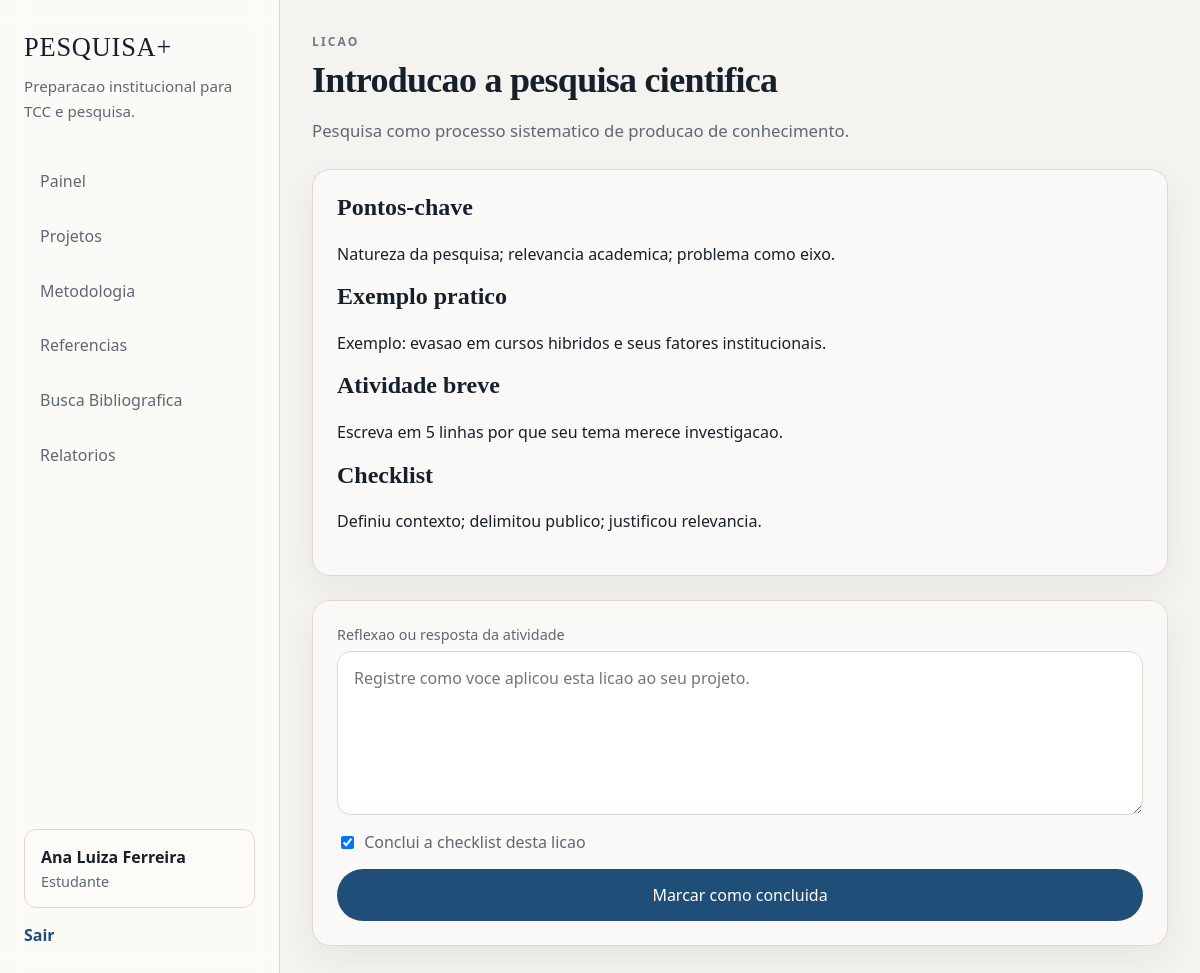
/methodology/lesson/1 (signed in), run on the app's committed database.
### app/models/domain.py (models this page shows, shortened)
class User(UserMixin, db.Model):
    __tablename__ = "users"
    id = db.Column(db.Integer, primary_key=True)
    full_name = db.Column(db.String(120), nullable=False)
    email = db.Column(db.String(120), unique=True, nullable=False, index=True)
    password_hash = db.Column(db.String(255), nullable=False)
    role_id = db.Column(db.Integer, db.ForeignKey("roles.id"), nullable=False)
    course_name = db.Column(db.String(120))
    institution = db.Column(db.String(120))
    created_at = db.Column(db.DateTime, default=utcnow, nullable=False)
    last_login_at = db.Column(db.DateTime)
    is_active_user = db.Column(db.Boolean, default=True, nullable=False)
    role = db.relationship("Role", back_populates="users")
    student_profile = db.relationship("StudentProfile", back_populates="user", uselist=False)
    teacher_profile = db.relationship("TeacherProfile", back_populates="user", uselist=False)
    student_projects = db.relationship(
        "ResearchProject",
        back_populates="student",
        foreign_keys="ResearchProject.student_id",
    )
    advised_projects = db.relationship(
        "ResearchProject",
        back_populates="advisor",
        foreign_keys="ResearchProject.advisor_id",
    )
    audit_logs = db.relationship("AuditLog", back_populates="user")
    report_snapshots = db.relationship("ReportSnapshot", back_populates="generated_by")
    @property
    def role_slug(self):
        return self.role.slug if self.role else None
    @property
    def active_project(self):
        if not self.student_projects:
            return None
        return sorted(self.student_projects, key=lambda item: item.updated_at or item.created_at, reverse=True)[0]
    @property
    def is_active(self):
        return self.is_active_user

class Role(db.Model):
    __tablename__ = "roles"
    id = db.Column(db.Integer, primary_key=True)
    slug = db.Column(db.String(50), unique=True, nullable=False)
    name = db.Column(db.String(80), nullable=False)
    description = db.Column(db.Text)
    users = db.relationship("User", back_populates="role")

class ModuleLesson(db.Model):
    __tablename__ = "module_lessons"
    id = db.Column(db.Integer, primary_key=True)
    module_id = db.Column(db.Integer, db.ForeignKey("methodology_modules.id"), nullable=False)
    slug = db.Column(db.String(60), unique=True, nullable=False)
    title = db.Column(db.String(120), nullable=False)
    summary = db.Column(db.Text)
    key_points = db.Column(db.Text)
    activity_prompt = db.Column(db.Text)
    practical_example = db.Column(db.Text)
    checklist_text = db.Column(db.Text)
    order_index = db.Column(db.Integer, default=0, nullable=False)
    module = db.relationship("MethodologyModule", back_populates="lessons")
    progress_entries = db.relationship("LessonProgress", back_populates="lesson", cascade="all, delete-orphan")

### app/methodology/routes.py (the view, shortened to what this page needs)
@methodology_bp.route("/lesson/<int:lesson_id>", methods=["GET", "POST"])
@login_required
def lesson_detail(lesson_id):
    lesson = ModuleLesson.query.get_or_404(lesson_id)
    return render_template("methodology/lesson_detail.html", lesson=lesson)

### app/__init__.py (called while the page is built)
def create_app(config_class=DevelopmentConfig):
    load_dotenv()
    app = Flask(__name__)
    app.config.from_object(config_class)
    db.init_app(app)
    login_manager.init_app(app)
    from .models import domain  # noqa: F401
    from .models import load_user  # noqa: F401
    app.register_blueprint(main_bp)
    app.register_blueprint(auth_bp)
    app.register_blueprint(projects_bp)
    app.register_blueprint(methodology_bp)
    app.register_blueprint(references_bp)
    app.register_blueprint(bibliographic_search_bp)
    app.register_blueprint(advisor_bp)
    app.register_blueprint(admin_bp)
    app.register_blueprint(reports_bp)
    register_commands(app)
    @app.context_processor
    def inject_shell():
        return {
            "app_name": app.config["APP_NAME"],
            "institution_name": app.config["INSTITUTION_NAME"],
        }
    return app

### app/models/__init__.py (called while the page is built)
@login_manager.user_loader
def load_user(user_id):
    return db.session.get(User, int(user_id))

### app/templates/methodology/lesson_detail.html (shortened to what this page needs)
{% extends 'base.html' %}
{% block content %}
<section class="page-shell narrow-shell">
    <div class="page-header">
        <p class="eyebrow">Licao</p>
        <h1 class="page-title">{{ lesson.title }}</h1>
        <p class="page-subtitle">{{ lesson.summary }}</p>
    </div>
    <div class="panel prose-panel">
        <h2>Pontos-chave</h2>
        <p>{{ lesson.key_points }}</p>
        <h2>Exemplo pratico</h2>
        <p>{{ lesson.practical_example }}</p>
        <h2>Atividade breve</h2>
        <p>{{ lesson.activity_prompt }}</p>
        <h2>Checklist</h2>
        <p>{{ lesson.checklist_text }}</p>
    </div>
    {% if current_user.role_slug == 'student' %}
        <form method="post" class="panel form-stack">
            <label class="field">
                <span>Reflexao ou resposta da atividade</span>
                <textarea name="reflection" rows="6" placeholder="Registre como voce aplicou esta licao ao seu projeto."></textarea>
            </label>
            <label class="checkbox-field"><input type="checkbox" name="checklist_done" value="1" checked> <span>Conclui a checklist desta licao</span></label>
            <button type="submit" class="button button-primary">Marcar como concluida</button>
        </form>
    {% endif %}
</section>
{% endblock %}

### app/templates/base.html (shortened to what this page needs)
<!doctype html>
<html lang="pt-BR">
<head>
    <link rel="stylesheet" href="{{ url_for('static', filename='css/app.css') }}">
</head>
<body class="{% if current_user.is_authenticated %}app-body{% else %}public-body{% endif %}">
    {% if current_user.is_authenticated %}<div class="app-shell">
        <aside class="sidebar">
            <div class="brand-block">
                <a href="{{ url_for('main.dashboard') }}" class="brand-link">{{ app_name }}</a>
                <p class="brand-meta">Preparacao institucional para TCC e pesquisa.</p>
            </div>
            <nav class="nav-block">
                <a href="{{ url_for('main.dashboard') }}" class="nav-link">Painel</a>
                <a href="{{ url_for('projects.index') }}" class="nav-link">Projetos</a>
                <a href="{{ url_for('methodology.index') }}" class="nav-link">Metodologia</a>
                {% if current_user.role_slug == 'student' and current_user.active_project %}
                    <a href="{{ url_for('references.project_references', project_id=current_user.active_project.id) }}" class="nav-link">Referencias</a>
                    <a href="{{ url_for('bibliographic_search.index', project_id=current_user.active_project.id) }}" class="nav-link">Busca Bibliografica</a>
                {% endif %}
                <a href="{{ url_for('reports.index') }}" class="nav-link">Relatorios</a>
            </nav>
            <div class="sidebar-footer">
                <div class="user-chip">
                    <strong>{{ current_user.full_name }}</strong>
                    <span>{{ current_user.role.name }}</span>
                </div>
                <a href="{{ url_for('auth.logout') }}" class="text-link">Sair</a>
            </div>
        </aside>
        <main class="main-panel">
    {% else %}
        {% include 'partials/_flash.html' %}
    {% endif %}
    {% block content %}{% endblock %}
    {% if current_user.is_authenticated %}
        </main>
    </div>
    {% endif %}
</body>
</html>

### app/static/css/app.css (style rules this page uses)
:root { --bg: #f4f3ef; --surface: #fcfbf8; --surface-strong: #ffffff; --line: #ddd8cf; --line-strong: #c8c1b7; --text: #17202a; --muted: #5f6772; --primary: #1f4f78; --primary-soft: #e9f0f6; --accent: #6d7c8a; --success: #3d6b57; --success-soft: #e6f1ea; --warning: #9a6a2f; --warning-soft: #f8ecdd; --danger: #9c4c4c; --danger-soft: #f6e7e7; --shadow: 0 14px 34px rgba(23, 32, 42, 0.06); --radius: 18px; --radius-sm: 12px; --space-1: 0.35rem; --space-2: 0.65rem; --space-3: 1rem; --space-4: 1.5rem; --space-5: 2rem; --space-6: 3rem; --font-body: "Segoe UI", "Aptos", "Trebuchet MS", sans-serif; --font-heading: Georgia, Cambria, "Times New Roman", serif; }
* { box-sizing: border-box; }
html { scroll-behavior: smooth; }
body { margin: 0; font-family: var(--font-body); color: var(--text); background: var(--bg); }
a { color: inherit; text-decoration: none; }
p, li { line-height: 1.65; }
input, textarea, select, button { font: inherit; }
.app-body { min-height: 100vh; }
.app-shell { min-height: 100vh; display: grid; grid-template-columns: 280px minmax(0, 1fr); }
.sidebar { position: sticky; top: 0; min-height: 100vh; padding: var(--space-5) var(--space-4); background: rgba(252, 251, 248, 0.92); backdrop-filter: blur(12px); border-right: 1px solid var(--line); display: flex; flex-direction: column; gap: var(--space-5); }
.brand-link { display: inline-block; font-family: var(--font-heading); font-size: 1.65rem; letter-spacing: 0.03em; }
.brand-meta { margin: 0.7rem 0 0; color: var(--muted); font-size: 0.95rem; }
.nav-block { display: flex; flex-direction: column; gap: 0.35rem; }
.nav-link { padding: 0.85rem 1rem; border-radius: 999px; color: var(--muted); transition: background-color 0.2s ease, color 0.2s ease, transform 0.2s ease; }
.sidebar-footer { margin-top: auto; display: flex; flex-direction: column; gap: 1rem; }
.user-chip { padding: 1rem; background: var(--surface); border: 1px solid var(--line); border-radius: var(--radius-sm); }
.user-chip strong, .user-chip span { display: block; }
.user-chip span { color: var(--muted); margin-top: 0.25rem; font-size: 0.9rem; }
.main-panel { padding: var(--space-5); }
.page-shell { max-width: 1240px; margin: 0 auto; display: flex; flex-direction: column; gap: var(--space-4); }
.narrow-shell { max-width: 860px; }
.page-header { max-width: 920px; }
.eyebrow, .panel-label { margin: 0 0 0.6rem; text-transform: uppercase; letter-spacing: 0.18em; color: var(--accent); font-size: 0.75rem; font-weight: 700; }
.page-title, .hero-title { margin: 0; font-family: var(--font-heading); font-weight: 600; line-height: 1.1; letter-spacing: -0.02em; }
.page-title { font-size: clamp(2rem, 3vw, 3.3rem); }
.page-subtitle, .hero-copy { margin: 1rem 0 0; color: var(--muted); font-size: 1.05rem; max-width: 780px; }
.hero-panel, .hero-card, .panel, .metric-card, .module-card, .auth-card, .reference-item, .stage-card { background: rgba(252, 251, 248, 0.86); border: 1px solid var(--line); border-radius: var(--radius); box-shadow: var(--shadow); }
.panel { padding: 1.5rem; }
.button, .icon-button, .toggle-check { display: inline-flex; align-items: center; justify-content: center; gap: 0.45rem; border-radius: 999px; padding: 0.86rem 1.2rem; border: 1px solid transparent; cursor: pointer; transition: transform 0.18s ease, background-color 0.2s ease, border-color 0.2s ease; }
.button-primary { background: var(--primary); color: white; }
.text-link { color: var(--primary); font-weight: 600; }
.form-stack, .toolbar-form { display: flex; flex-direction: column; gap: 1rem; }
.field, .checkbox-field { display: flex; flex-direction: column; gap: 0.45rem; }
.field span { font-size: 0.9rem; color: var(--muted); }
.field input, .field textarea, .field select, .toolbar-form input, .toolbar-form select, .inline-form textarea { width: 100%; border: 1px solid var(--line); border-radius: 14px; background: var(--surface-strong); padding: 0.95rem 1rem; color: var(--text); }
.field textarea, .inline-form textarea, .editor-area { resize: vertical; }
.checkbox-field { flex-direction: row; align-items: center; color: var(--muted); }
.prose-panel h2 { font-family: var(--font-heading); margin-top: 0; }

### data on the page
User: full_name "Ana Luiza Ferreira"
Role: role.name "Estudante"
ModuleLesson: title "Introducao a pesquisa cientifica", summary "Pesquisa como processo sistematico de producao de conhecimento.", key_points "Natureza da pesquisa; relevancia academica; problema como eixo.", practical_example "Exemplo: evasao em cursos hibridos e seus fatores institucionais.", activity_prompt "Escreva em 5 linhas por que seu tema merece investigacao.", checklist_text "Definiu contexto; delimitou publico; justificou relevancia."

### other printed values
{{ app_name }} "PESQUISA+"
